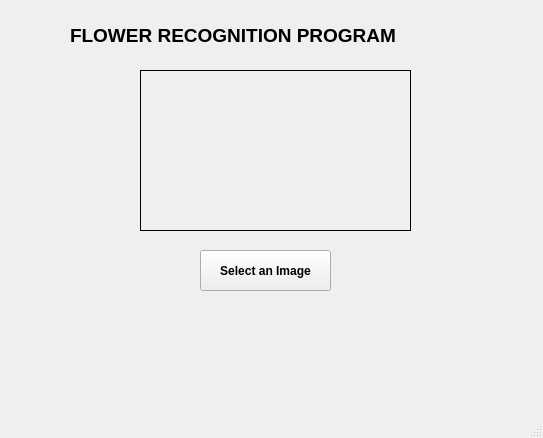
<?xml version="1.0" encoding="UTF-8"?>
<ui version="4.0">
 <class>MainWindow</class>
 <widget class="QMainWindow" name="MainWindow">
  <property name="geometry">
   <rect>
    <x>0</x>
    <y>0</y>
    <width>543</width>
    <height>438</height>
   </rect>
  </property>
  <property name="font">
   <font>
    <family>Arial</family>
    <pointsize>9</pointsize>
    <weight>75</weight>
    <bold>true</bold>
   </font>
  </property>
  <property name="windowTitle">
   <string>FLOWER RECOGNITION PROGRAM</string>
  </property>
  <widget class="QWidget" name="centralwidget">
   <widget class="QLabel" name="image_box">
    <property name="geometry">
     <rect>
      <x>140</x>
      <y>70</y>
      <width>271</width>
      <height>161</height>
     </rect>
    </property>
    <property name="frameShape">
     <enum>QFrame::Box</enum>
    </property>
    <property name="text">
     <string/>
    </property>
    <property name="alignment">
     <set>Qt::AlignCenter</set>
    </property>
   </widget>
   <widget class="QPushButton" name="browse">
    <property name="geometry">
     <rect>
      <x>200</x>
      <y>250</y>
      <width>131</width>
      <height>41</height>
     </rect>
    </property>
    <property name="text">
     <string>Select an Image</string>
    </property>
   </widget>
   <widget class="QLabel" name="label">
    <property name="geometry">
     <rect>
      <x>70</x>
      <y>20</y>
      <width>411</width>
      <height>31</height>
     </rect>
    </property>
    <property name="font">
     <font>
      <pointsize>14</pointsize>
     </font>
    </property>
    <property name="text">
     <string>FLOWER RECOGNITION PROGRAM</string>
    </property>
   </widget>
   <widget class="QLabel" name="flower_label">
    <property name="geometry">
     <rect>
      <x>80</x>
      <y>310</y>
      <width>391</width>
      <height>31</height>
     </rect>
    </property>
    <property name="font">
     <font>
      <pointsize>14</pointsize>
      <underline>true</underline>
     </font>
    </property>
    <property name="text">
     <string/>
    </property>
    <property name="alignment">
     <set>Qt::AlignCenter</set>
    </property>
   </widget>
  </widget>
  <widget class="QMenuBar" name="menubar">
   <property name="geometry">
    <rect>
     <x>0</x>
     <y>0</y>
     <width>543</width>
     <height>26</height>
    </rect>
   </property>
  </widget>
  <widget class="QStatusBar" name="statusbar"/>
 </widget>
 <resources/>
 <connections/>
</ui>
